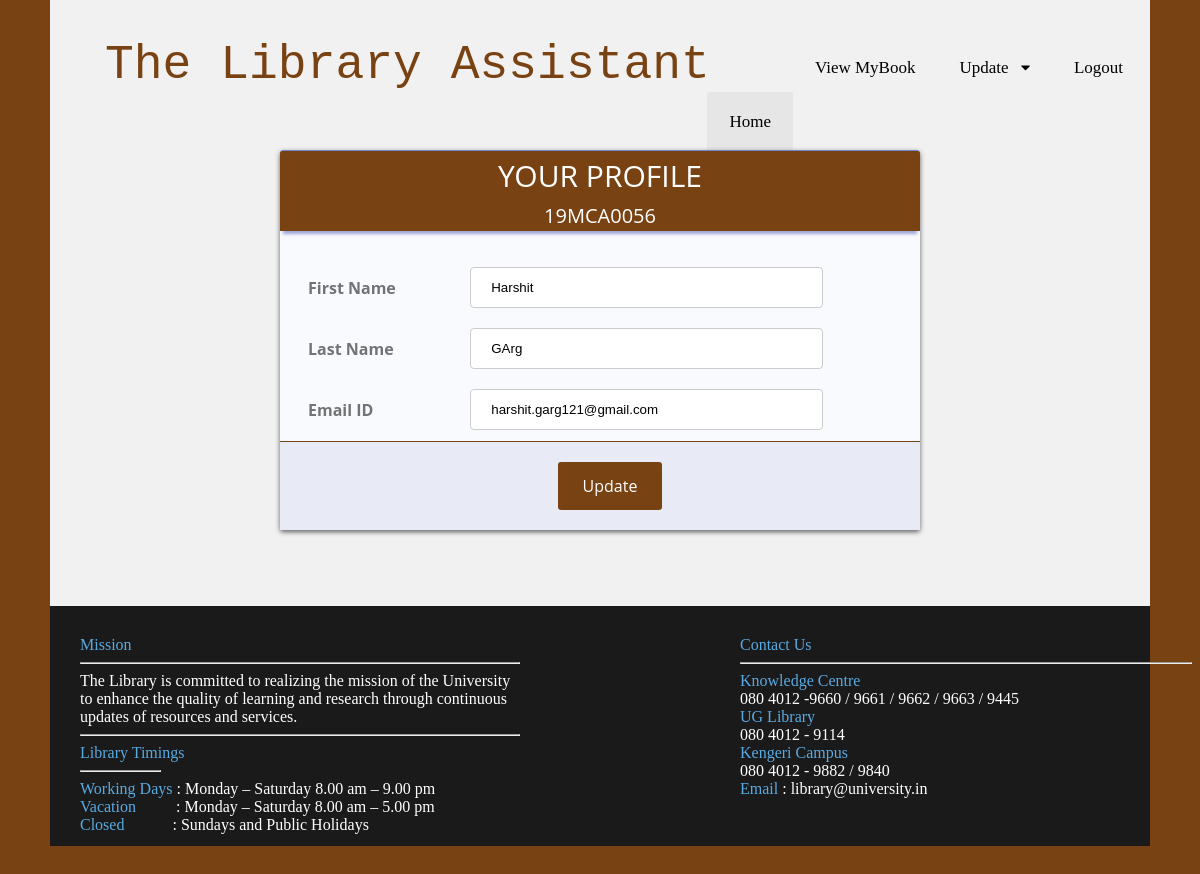
Screenshot of /LibraryAssistant/readupdateprofile.php (signed in) with the database file from the repository.
### tables this page shows
CREATE TABLE IF NOT EXISTS `user` (
  `reg_no` varchar(12) NOT NULL,
  `email` varchar(255) NOT NULL,
  `password` varchar(20) NOT NULL,
  `fname` varchar(255) NOT NULL,
  `lname` varchar(255) NOT NULL,
  `gender` varchar(20) NOT NULL,
  `course` varchar(255) NOT NULL,
  `question` varchar(255) NOT NULL,
  `answer` varchar(255) NOT NULL,
  PRIMARY KEY (`reg_no`),
  UNIQUE KEY `email` (`email`) USING BTREE
);

### LibraryAssistant/readupdateprofile.php (the view, shortened to what this page needs)
<?php
	$conn = new mysqli("localhost", "root", "", "library");
	$rid=$_SESSION['regno'];
  	$s="select * from user where reg_no='$rid'";
    $rs= $result= mysqli_query($conn, $s);
    $row= mysqli_fetch_assoc($rs);
		$reg_no=$row['reg_no'];
		$unm=$row['fname'];
		$crs=$row['lname'];
		$eid=$row['email'];
?>
<div style="margin:0 auto; outline:none; padding:40px 15px; max-width:640px;">
		<form action="readupdateprofile1.php" method="post" class="j-forms" novalidate>
			<div class="header">
				<p style="color:#fff;margin:0;padding:10px 5px;font-size:30px;text-transform:uppercase;">Your Profile</br></p>
				<p style="color:#fff;margin:0;padding:5px 5px;font-size:20px;text-transform:uppercase;">
					<input type="hidden" name="t1" required="required" value="<?php echo $reg_no;?>"><?php echo $reg_no;?></p>
			</div>
			            <div class="content">
						 <table style="width:95%">
							<tr>
							   <td><b>First Name</b></td>
							   <td><input type="text" name="t4" value="<?php echo $unm?>" required="required"></td>
							</tr>
							<tr>
								<td><b>Last Name</b></td>
								<td><input type="text" name="t5" value="<?php echo $crs;?>" required="required"></td>
							</tr>
							<tr>
								<td><b>Email ID</b></td>
								<td><input type="text" name="t7" value="<?php echo $eid;?>" required="required"></td>
							</tr>
							</table>
						</div>
                    <div style="background-color:#e8eaf6; border-top:1px solid #784212; padding:10px 25px;">
					<center>
						<button type="submit" name="s1" style="border:none; border-radius:3px; color:#fff; background:#784212; font:16px 'Open Sans',Helvetica,Arial,sans-serif; height:48px; margin:10px 0 10px 20px; outline:none; padding:0 25px;">Update</button>
					</center>
					</div>
		</form>
</div>

### rows the page displays
user: reg_no "19MCA0056", t4 "Harshit", t5 "GArg", t7 "harshit.garg121@gmail.com"
